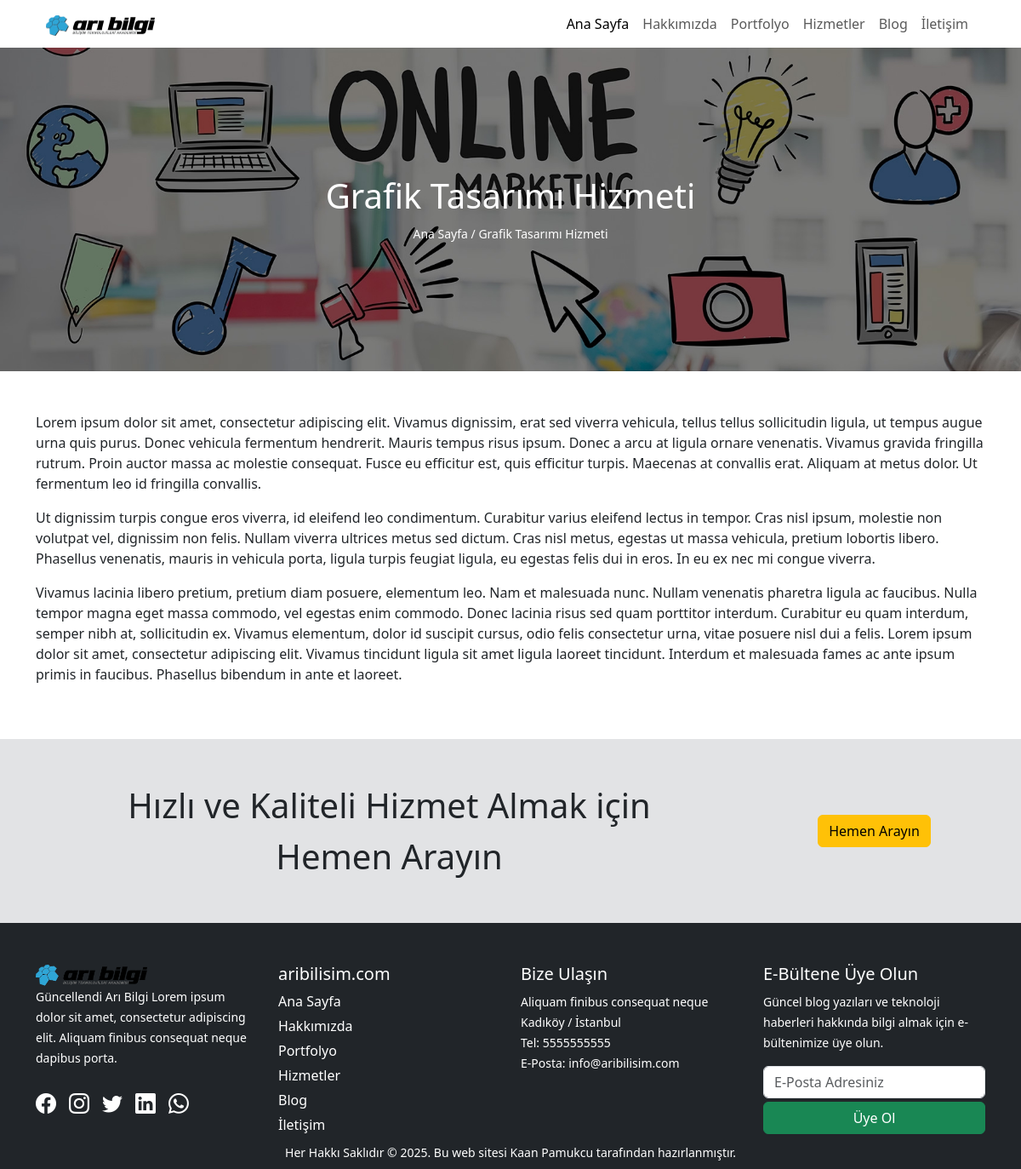
Page /hizmetler.php?id=3 on the committed database.
### tables this page shows
CREATE TABLE `hizmetler` (
  `id` int(11) NOT NULL,
  `baslik` varchar(30) NOT NULL,
  `aciklama` text NOT NULL,
  `gorsel` varchar(150) NOT NULL
);

CREATE TABLE `ayarlar` (
  `id` int(11) NOT NULL,
  `kisaAciklama` text NOT NULL,
  `telefon` varchar(15) NOT NULL,
  `wp` varchar(15) NOT NULL,
  `eposta` varchar(75) NOT NULL,
  `adres` varchar(100) NOT NULL,
  `harita` text NOT NULL,
  `facebook` varchar(100) NOT NULL,
  `instagram` varchar(100) NOT NULL,
  `twitter` varchar(100) NOT NULL,
  `linkedin` varchar(100) NOT NULL,
  `logo` varchar(75) NOT NULL
);

### hizmetler.php (the view)
<?php
require_once('header.php');
if(isset($_GET['id'])){
    $id = $_GET['id'];
    $hizmet = $db -> prepare('select * from hizmetler where id=?');
    $hizmet -> execute(array($id));
    $hizmetRow = $hizmet -> fetch();
}
?>
<section id="banner<?php echo $id; ?>" class="banner text-white" style="background: url(<?php echo substr($hizmetRow['gorsel'],1); ?>);">
    <div class="container">
        <div class="row">
            <div class="col-12 text-center">
                <h1><?php echo $hizmetRow['baslik']; ?></h1>
                <small><a href="index.php" class="text-white">Ana Sayfa</a> / <?php echo $hizmetRow['baslik']; ?></small>
            </div>
        </div>
    </div>
</section>
<section id="content" class="py-5">
    <div class="container">
        <div class="row">
            <div class="col-12">
                <?php echo $hizmetRow['aciklama']; ?>
            </div>
        </div>
    </div>
</section>
<section id="cta" class="py-5 text-center bg-secondary-subtle">
    <div class="container">
        <div class="row">
            <div class="col-md-9">
                <span class="fs-1">Hızlı ve Kaliteli Hizmet Almak için <br>Hemen Arayın</span>
            </div>
            <div class="col-md-3 my-auto">
                <a href="tel:+905555555555" class="btn btn-warning">Hemen Arayın</a>
            </div>
        </div>
    </div>
</section>
<?php require_once('footer.php'); ?>

### footer.php (shortened to what this page needs)
<footer id="footer" class="bg-dark pt-5">
    <section id="topFooter">
        <div class="container">
            <div class="row">
                <div class="col-md-3">
                    <img src="<?php echo substr($ayarlarRow['logo'], 1); ?>" alt="Arı Bilişim Logo" class="w-50">
                    <div>
                        <small><?php echo $ayarlarRow['kisaAciklama']; ?></small>
                    </div>
                    <div class="social mt-4">
                        <a href="<?php echo $ayarlarRow['facebook']; ?>"><i class="bi bi-facebook"></i></a>
                        <a href="<?php echo $ayarlarRow['instagram']; ?>"><i class="bi bi-instagram"></i></a>
                        <a href="<?php echo $ayarlarRow['twitter']; ?>"><i class="bi bi-twitter"></i></a>
                        <a href="<?php echo $ayarlarRow['linkedin']; ?>"><i class="bi bi-linkedin"></i></a>
                        <a href="https://wa.me/+9<?php echo $ayarlarRow['wp']; ?>"><i class="bi bi-whatsapp"></i></a>
                    </div>
                </div>
                <div class="col-md-3">
                    <h5>aribilisim.com</h5>
                    <div class="footerMenu">
                        <a href="index.php">Ana Sayfa</a>
                        <a href="hakkimzda.php">Hakkımızda</a>
                        <a href="portfolyo.php">Portfolyo</a>
                        <a href="#hizmetler">Hizmetler</a>
                        <a href="blog.php">Blog</a>
                        <a href="iletisim.php">İletişim</a>
                    </div>
                </div>
                <div class="col-md-3">
                    <h5>Bize Ulaşın</h5>
                    <small>
                        <?php echo $ayarlarRow['adres']; ?> <br>
                        Tel: <a href="tel:+9<?php echo $ayarlarRow['telefon']; ?>"><?php echo $ayarlarRow['telefon']; ?></a> <br>
                        E-Posta: <a href="mailto:<?php echo $ayarlarRow['eposta']; ?>"><?php echo $ayarlarRow['eposta']; ?></a>
                    </small>
                </div>
                <div class="col-md-3">
                    <h5>E-Bültene Üye Olun</h5>
                    <small>Güncel blog yazıları ve teknoloji haberleri hakkında bilgi almak için e-bültenimize üye olun.</small>
                    <form action="" method="post" class="mt-3">
                        <input type="email" name="eposta" placeholder="E-Posta Adresiniz" class="form-control mb-1">
                        <input type="submit" class="btn btn-success w-100" value="Üye Ol" name="uyeOl">
                    </form>
                </div>
            </div>
        </div>
    </section>
    <section id="bottomFooter" class="py-2">
        <div class="container">
            <div class="row">
                <div class="col-12 text-center">
                    <small>Her Hakkı Saklıdır &copy; 2025. Bu web sitesi <a href="https://www.kaanpamukcu.com">Kaan Pamukcu</a> tarafından hazırlanmıştır.</small>
                </div>
            </div>
        </div>
    </section>
</footer>
</body>
</html>

### assets/css/style.css (style rules this page uses)
* { text-decoration: none !important; }
.footerMenu { display: flex; flex-direction: column; gap: 5px; }
.bi { font-size: 24px; color: #393939; }
.social { display: flex; column-gap: 15px; }
#footer, #footer a, #footer .bi { color:#fff; }
.banner { padding:150px 0px; background-color: #e2e3e5; background-repeat: no-repeat !important; background-size: cover !important; background-position: center center !important; }

### rows in the picture
hizmetler: gorsel (picture), baslik "Grafik Tasarımı Hizmeti", aciklama "Lorem ipsum dolor sit amet, consectetur adipiscing elit. Vivamus dignissim, erat sed viverra vehicula, tellus tellus sollicitudin ligula, ut tempus augue urna quis purus. Donec vehicula fermentum hendrerit. Mauris tempus risus ipsum. Donec a arcu at ligula ornare venenatis. Vivamus gravida fringilla rutrum. Proin auctor massa ac molestie consequat. Fusce eu efficitur est, quis efficitur turpis. Maecenas at convallis erat. Aliquam at metus dolor. Ut fermentum leo id fringilla convallis. Ut dignissim turpis congue eros viverra, id eleifend leo condimentum. Curabitur varius eleifend lectus in tempor. Cras nisl ipsum, molestie non volutpat vel, dignissim non felis. Nullam viverra ultrices metus…"
ayarlar: logo (picture), kisaAciklama "Güncellendi Arı Bilgi Lorem ipsum dolor sit amet, consectetur adipiscing elit. Aliquam finibus consequat neque dapibus porta.", adres "Aliquam finibus consequat neque Kadıköy / İstanbul", telefon "5555555555", eposta "info@aribilisim.com"
